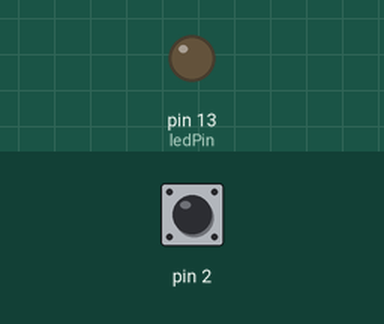
This sketch was run on a simulated Arduino Uno, built with avr-gcc and run on an emulated ATmega328P. Shown: output pins drawn as LEDs (lit = HIGH). The inputs (shaded band) are chosen by the test bench; at power-on: pin 2 HIGH.

Above: at 1.2 s.
1.3 s: pin 2 pulled LOW for 0.15 s
At 1.37 s:
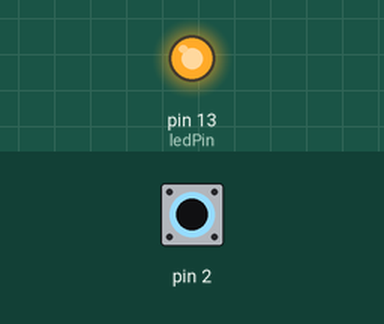
2.9 s: pin 2 pulled LOW for 3.2 s
At 7.0 s:
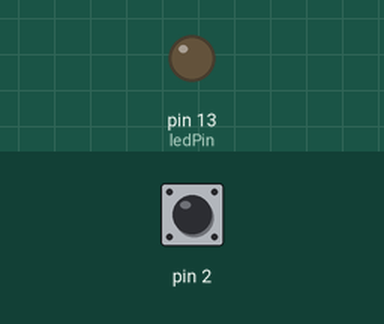
Timing chart, 0 to 8.5 s (numbered marks = the images above; inputs shaded):
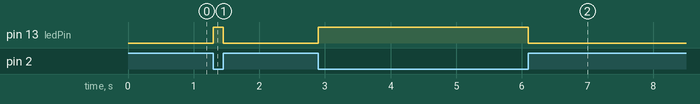

Measured:
- after the input at 1.3 s, pin 13 (ledPin): LOW → HIGH at once, → LOW 0.15 s later
- after the input at 2.9 s, pin 13 (ledPin): LOW → HIGH at once, → LOW 3.2 s later

The sketch:

Tilt_Switch.ino
```cpp
//by Quad Store
//www.quadstore.in
/*****************************************/
const int ledPin = 13;//the led attach to

void setup()
{
  pinMode(ledPin,OUTPUT);//initialize the ledPin as an output
  pinMode(2,INPUT);
  digitalWrite(2, HIGH);
}
/******************************************/
void loop()
{
  int digitalVal = digitalRead(2);
  if(HIGH == digitalVal)
  {
    digitalWrite(ledPin,LOW);//turn the led off
  }
  else
  {
    digitalWrite(ledPin,HIGH);//turn the led on
  }
}
/**********************************************/
```
